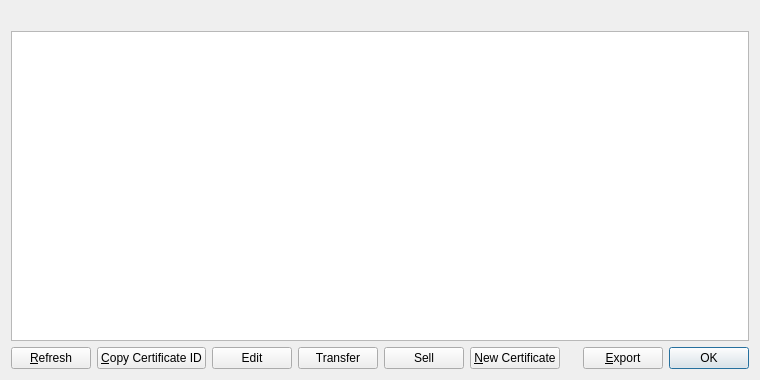
<?xml version="1.0" encoding="UTF-8"?>
<ui version="4.0">
 <class>MyCertListPage</class>
 <widget class="QWidget" name="MyCertListPage">
  <property name="geometry">
   <rect>
    <x>0</x>
    <y>0</y>
    <width>760</width>
    <height>380</height>
   </rect>
  </property>
  <property name="windowTitle">
   <string>My Certificates</string>
  </property>
  <layout class="QVBoxLayout" name="verticalLayout">
   <item>
    <widget class="QLabel" name="labelExplanation">
     <property name="textFormat">
      <enum>Qt::PlainText</enum>
     </property>
     <property name="wordWrap">
      <bool>true</bool>
     </property>
    </widget>
   </item>
   <item>
    <widget class="QTableView" name="tableView">
     <property name="contextMenuPolicy">
      <enum>Qt::CustomContextMenu</enum>
     </property>
     <property name="toolTip">
      <string/>
     </property>
     <property name="tabKeyNavigation">
      <bool>false</bool>
     </property>
     <property name="alternatingRowColors">
      <bool>true</bool>
     </property>
     <property name="selectionMode">
      <enum>QAbstractItemView::SingleSelection</enum>
     </property>
     <property name="selectionBehavior">
      <enum>QAbstractItemView::SelectRows</enum>
     </property>
     <property name="sortingEnabled">
      <bool>true</bool>
     </property>
     <attribute name="verticalHeaderVisible">
      <bool>false</bool>
     </attribute>
    </widget>
   </item>
   <item>
    <layout class="QHBoxLayout" name="horizontalLayout">
     <item>
      <widget class="QPushButton" name="refreshButton">
       <property name="maximumSize">
        <size>
         <width>16777215</width>
         <height>48</height>
        </size>
       </property>
       <property name="text">
        <string>&amp;Refresh</string>
       </property>
       <property name="icon">
        <iconset resource="../syscoin.qrc">
         <normaloff>:/icons/refresh</normaloff>:/icons/refresh</iconset>
       </property>
      </widget>
     </item>
     <item>
      <widget class="QPushButton" name="copyCert">
       <property name="toolTip">
        <string>Copy the currently selected alias to the system clipboard</string>
       </property>
       <property name="text">
        <string>&amp;Copy Certificate ID</string>
       </property>
       <property name="icon">
        <iconset resource="../syscoin.qrc">
         <normaloff>:/icons/editcopy</normaloff>:/icons/editcopy</iconset>
       </property>
      </widget>
     </item>
     <item>
      <widget class="QPushButton" name="editButton">
       <property name="text">
        <string>Edit</string>
       </property>
       <property name="icon">
        <iconset resource="../syscoin.qrc">
         <normaloff>:/icons/editsys</normaloff>:/icons/editsys</iconset>
       </property>
      </widget>
     </item>
     <item>
      <widget class="QPushButton" name="transferButton">
       <property name="text">
        <string>Transfer</string>
       </property>
       <property name="icon">
        <iconset resource="../syscoin.qrc">
         <normaloff>:/icons/cert</normaloff>:/icons/cert</iconset>
       </property>
      </widget>
     </item>
     <item>
      <widget class="QPushButton" name="sellCertButton">
       <property name="text">
        <string>Sell</string>
       </property>
       <property name="icon">
        <iconset resource="../syscoin.qrc">
         <normaloff>:/icons/cart</normaloff>:/icons/cart</iconset>
       </property>
      </widget>
     </item>
     <item>
      <widget class="QPushButton" name="newCert">
       <property name="toolTip">
        <string>&lt;html&gt;&lt;head/&gt;&lt;body&gt;&lt;p&gt;Create a new alias&lt;/p&gt;&lt;/body&gt;&lt;/html&gt;</string>
       </property>
       <property name="text">
        <string>&amp;New Certificate</string>
       </property>
       <property name="icon">
        <iconset resource="../syscoin.qrc">
         <normaloff>:/icons/add</normaloff>:/icons/add</iconset>
       </property>
      </widget>
     </item>
     <item>
      <spacer name="horizontalSpacer">
       <property name="orientation">
        <enum>Qt::Horizontal</enum>
       </property>
       <property name="sizeHint" stdset="0">
        <size>
         <width>40</width>
         <height>20</height>
        </size>
       </property>
      </spacer>
     </item>
     <item>
      <widget class="QPushButton" name="exportButton">
       <property name="toolTip">
        <string>Export the data in the current tab to a file</string>
       </property>
       <property name="text">
        <string>&amp;Export</string>
       </property>
       <property name="icon">
        <iconset resource="../syscoin.qrc">
         <normaloff>:/icons/export</normaloff>:/icons/export</iconset>
       </property>
      </widget>
     </item>
     <item>
      <widget class="QDialogButtonBox" name="buttonBox">
       <property name="sizePolicy">
        <sizepolicy hsizetype="Maximum" vsizetype="Fixed">
         <horstretch>0</horstretch>
         <verstretch>0</verstretch>
        </sizepolicy>
       </property>
       <property name="standardButtons">
        <set>QDialogButtonBox::Ok</set>
       </property>
      </widget>
     </item>
    </layout>
   </item>
  </layout>
 </widget>
 <resources>
  <include location="../syscoin.qrc"/>
 </resources>
 <connections/>
</ui>
